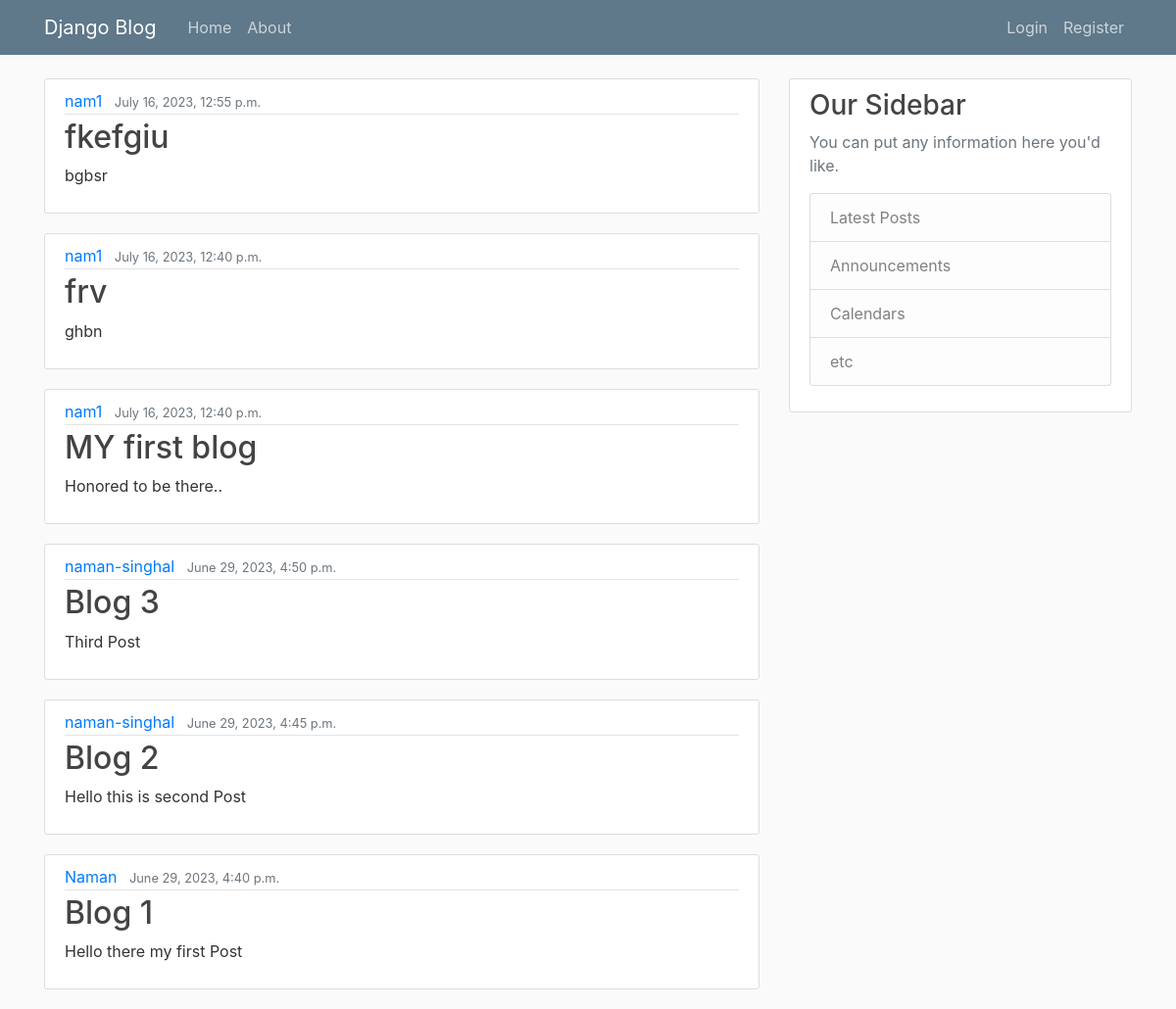
The page / on the database its author committed.
### blog/models.py (models this page shows, shortened)
class Post(models.Model):
    title=models.CharField(max_length=100)
    content=models.TextField()
    date_posted=models.DateTimeField(default=timezone.now)
    author=models.ForeignKey(User, on_delete=models.CASCADE)

### blog/views.py (the view)
# urls.py: path('', PostListView.as_view(),name='blog-home'),
class PostListView(ListView):
    model=Post
    template_name='blog/home.html'
    context_object_name='posts'
    ordering=['-date_posted']

### blog/templates/blog/home.html
{% extends "blog/base.html" %}
{% block content %}
   {% for post in posts %}
   <article class="media content-section">
      <div class="media-body">
        <div class="article-metadata">
          <a class="mr-2" href="#">{{ post.author }}</a>
          <small class="text-muted">{{ post.date_posted }}</small>
        </div>
        <h2><a class="article-title" href="#">{{ post.title }}</a></h2>
        <p class="article-content">{{ post.content }}</p>
      </div>
    </article>
   {% endfor %}
{% endblock content %}

### blog/templates/blog/base.html (shortened to what this page needs)
{% load static %}
<!DOCTYPE html>
<html>
<head>
    <link rel="stylesheet" href="https://maxcdn.bootstrapcdn.com/bootstrap/4.0.0/css/bootstrap.min.css">
    <link rel="stylesheet" type="text/css" href="{% static 'blog/main.css' %}">
</head>
<body>
    <header class="site-header">
      <nav class="navbar navbar-expand-md navbar-dark bg-steel fixed-top">
        <div class="container">
          <a class="navbar-brand mr-4" href="{% url 'blog-home' %}">Django Blog</a>
          <div class="collapse navbar-collapse" id="navbarToggle">
            <div class="navbar-nav mr-auto">
              <a class="nav-item nav-link" href="{% url 'blog-home' %}">Home</a>
              <a class="nav-item nav-link" href="{% url 'blog-about' %}">About</a>
            </div>
            <div class="navbar-nav">
              {% if user.is_authenticated %}
                <a class="nav-item nav-link" href="{% url 'post-create' %}">New Post</a>
                <a class="nav-item nav-link" href="{% url 'profile' %}">Profile</a>
                <a class="nav-item nav-link" href="{% url 'logout' %}">Logout</a>
              {% else %}
                <a class="nav-item nav-link" href="{% url 'login' %}">Login</a>
                <a class="nav-item nav-link" href="{% url 'register' %}">Register</a>
              {% endif %}
            </div>
          </div>
        </div>
      </nav>
    </header>
    <main role="main" class="container">
      <div class="row">
        <div class="col-md-8">
          {% block content %}{% endblock %}
        </div>
        <div class="col-md-4">
          <div class="content-section">
            <h3>Our Sidebar</h3>
            <p class='text-muted'>You can put any information here you'd like.
              <ul class="list-group">
                <li class="list-group-item list-group-item-light">Latest Posts</li>
                <li class="list-group-item list-group-item-light">Announcements</li>
                <li class="list-group-item list-group-item-light">Calendars</li>
                <li class="list-group-item list-group-item-light">etc</li>
              </ul>
            </p>
          </div>
        </div>
      </div>
    </main>
</body>
</html>

### blog/static/blog/main.css (style rules this page uses)
body { background: #fafafa; color: #333333; margin-top: 5rem; }
h1, h2, h3, h4, h5, h6 { color: #444444; }
ul { margin: 0; }
.bg-steel { background-color: #5f788a; }
.site-header .navbar-nav .nav-link { color: #cbd5db; }
.content-section { background: #ffffff; padding: 10px 20px; border: 1px solid #dddddd; border-radius: 3px; margin-bottom: 20px; }
.article-title { color: #444444; }
.article-content { white-space: pre-line; }
.article-metadata { padding-bottom: 1px; margin-bottom: 4px; border-bottom: 1px solid #e3e3e3 }

### rows shown on the page
Post: author "nam1", date_posted "July 16, 2023, 12:55 p.m.", title "fkefgiu", content "bgbsr"
Post: author "nam1", date_posted "July 16, 2023, 12:40 p.m.", title "frv", content "ghbn"
Post: author "nam1", date_posted "July 16, 2023, 12:40 p.m.", title "MY first blog", content "Honored to be there.."
Post: author "naman-singhal", date_posted "June 29, 2023, 4:50 p.m.", title "Blog 3", content "Third Post"
Post: author "naman-singhal", date_posted "June 29, 2023, 4:45 p.m.", title "Blog 2", content "Hello this is second Post"
Post: author "Naman", date_posted "June 29, 2023, 4:40 p.m.", title "Blog 1", content "Hello there my first Post"
